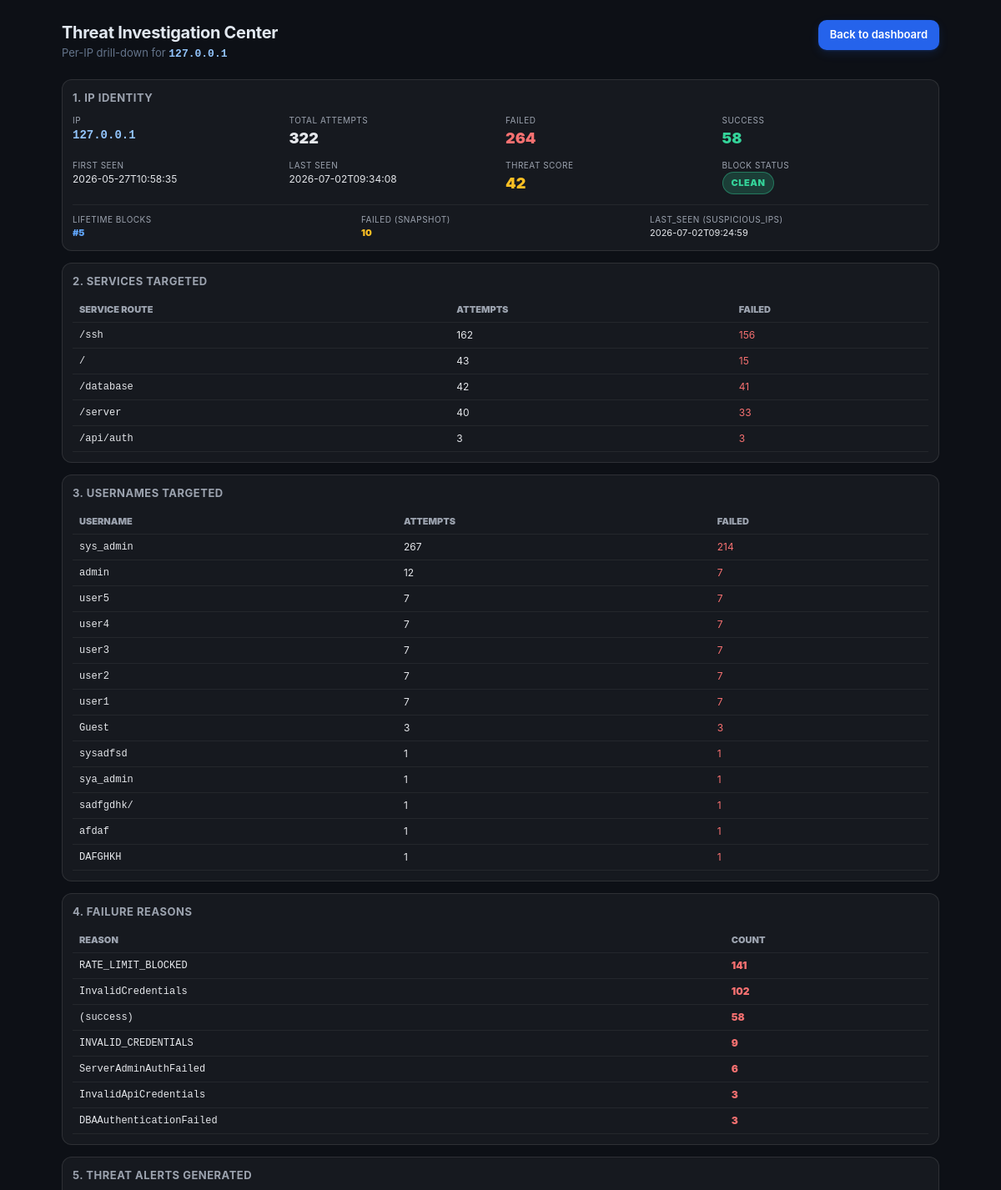
The page /dashboard/ip/127.0.0.1 (signed in, upper part) on the database its author committed.
### tables this page shows
CREATE TABLE suspicious_ips (
                id INTEGER PRIMARY KEY AUTOINCREMENT,
                ip TEXT NOT NULL UNIQUE,
                failed_attempts INTEGER NOT NULL DEFAULT 0,
                threat_score INTEGER NOT NULL DEFAULT 0,
                blocked_until TEXT,
                last_seen TEXT NOT NULL,
                blocked_count INTEGER NOT NULL DEFAULT 0
            );

CREATE TABLE login_attempts (
            id INTEGER PRIMARY KEY AUTOINCREMENT,
            created_at TEXT NOT NULL,
            ip TEXT NOT NULL,
            username TEXT NOT NULL,
            success INTEGER NOT NULL,
            failure_reason TEXT,
            is_honeypot_target INTEGER NOT NULL DEFAULT 1
        , service_route TEXT, request_path TEXT, event_type TEXT);

### app/dashboard_routes.py (the view)
    @app.route("/dashboard/ip/<ip>", methods=["GET"])
    def ip_investigation_route(ip: str):
        if not session.get("logged_in"):
            return redirect(url_for("login"))
        summary = fetch_ip_summary(ip)
        block_record = fetch_ip_block_record(ip)
        services = fetch_ip_services_targeted(ip)
        usernames = fetch_ip_usernames_targeted(ip)
        reasons = fetch_ip_failure_reasons(ip)
        alerts = fetch_ip_threat_alerts(ip, limit=50)
        activity = fetch_ip_recent_activity(ip, limit=50)
        if (
            summary.get("total", 0) == 0
            and not block_record
            and len(alerts) == 0
        ):
            return render_template("ip_not_found.html", ip=ip), 404
        _now = now_iso()
        is_blocked = ip_is_currently_blocked(ip, _now)
        from datetime import datetime, timezone
        generated_at = datetime.now(timezone.utc).strftime("%Y-%m-%d %H:%M:%S UTC")
        return render_template(
            "ip_investigation.html",
            ip=ip,
            summary=summary,
            block_record=block_record,
            is_blocked=is_blocked,
            services=services,
            usernames=usernames,
            reasons=reasons,
            alerts=alerts,
            activity=activity,
            generated_at=generated_at,
        )

### app/attacks_db.py (called while the page is built)
def get_connection() -> sqlite3.Connection:
    os.makedirs(os.path.dirname(DB_PATH), exist_ok=True)
    conn = sqlite3.connect(DB_PATH, check_same_thread=False)
    conn.row_factory = sqlite3.Row
    return conn

def init_attacks_db() -> None:
    conn = get_connection()
    cur = conn.cursor()
    cur.execute(
        """
        CREATE TABLE IF NOT EXISTS attacks (
            id INTEGER PRIMARY KEY AUTOINCREMENT,
            username TEXT NOT NULL,
            ip TEXT NOT NULL,
            login_status TEXT NOT NULL,
            threat_level TEXT NOT NULL,
            timestamp TEXT NOT NULL
        );
        """
    )
    cur.execute("CREATE INDEX IF NOT EXISTS idx_attacks_ip ON attacks(ip);")
    cur.execute("CREATE INDEX IF NOT EXISTS idx_attacks_timestamp ON attacks(timestamp);")
    conn.commit()
    conn.close()

def fetch_ip_block_record(ip: str) -> dict | None:
    conn = get_connection()
    try:
        cur = conn.cursor()
        cur.execute(
            """
            SELECT ip, failed_attempts, threat_score,
                   blocked_until, last_seen, blocked_count
            FROM suspicious_ips
            WHERE ip = ?
            """,
            (ip,),
        )
        row = cur.fetchone()
        return dict(row) if row else None
    finally:
        conn.close()

def fetch_ip_services_targeted(ip: str) -> list[dict]:
    conn = get_connection()
    try:
        cur = conn.cursor()
        cur.execute(
            """
            SELECT service_route,
                   COUNT(*) AS attempts,
                   SUM(CASE WHEN success = 0 THEN 1 ELSE 0 END) AS failed
            FROM login_attempts
            WHERE ip = ? AND service_route IS NOT NULL
            GROUP BY service_route
            ORDER BY attempts DESC
            """,
            (ip,),
        )
        return [dict(r) for r in cur.fetchall()]
    finally:
        conn.close()

def fetch_ip_usernames_targeted(ip: str) -> list[dict]:
    conn = get_connection()
    try:
        cur = conn.cursor()
        cur.execute(
            """
            SELECT username,
                   COUNT(*) AS attempts,
                   SUM(CASE WHEN success = 0 THEN 1 ELSE 0 END) AS failed
            FROM login_attempts
            WHERE ip = ?
            GROUP BY username
            ORDER BY attempts DESC
            """,
            (ip,),
        )
        return [dict(r) for r in cur.fetchall()]
    finally:
        conn.close()

### app/rate_limit_db.py (called while the page is built)
def now_iso() -> str:
    return _utc_now_iso()

### templates/ip_investigation.html (shortened to what this page needs)
<!DOCTYPE html>
<html lang="en">
  <head>
    <link rel="stylesheet" href="/static/dashboard.css" />
  </head>
  <body>
    <div class="page">
      <main class="main" style="max-width: 1100px; margin: 0 auto; padding: 24px;">
        <div class="topbar" style="margin-bottom: 20px;">
          <div>
            <h1 class="h1">Threat Investigation Center</h1>
            <div class="muted">Per-IP drill-down for <span class="inv-ip-mono" style="font-weight:900;">{{ ip }}</span></div>
          </div>
          <a class="btn" href="/dashboard">Back to dashboard</a>
        </div>
        <div class="inv-card">
          <h3>1. IP Identity</h3>
          <div style="display: grid; grid-template-columns: repeat(4, 1fr); gap: 12px; font-size: 12px;">
            <div>
              <div style="color: #9ca3af; font-size: 10px; text-transform: uppercase; letter-spacing: 0.5px;">IP</div>
              <div class="inv-ip-mono" style="font-weight:900; font-size: 14px;">{{ ip }}</div>
            </div>
            <div>
              <div style="color: #9ca3af; font-size: 10px; text-transform: uppercase; letter-spacing: 0.5px;">Total attempts</div>
              <div style="color: #e5e7eb; font-weight: 900; font-size: 18px;">{{ summary.total }}</div>
            </div>
            <div>
              <div style="color: #9ca3af; font-size: 10px; text-transform: uppercase; letter-spacing: 0.5px;">Failed</div>
              <div style="color: #f87171; font-weight: 900; font-size: 18px;">{{ summary.failed }}</div>
            </div>
            <div>
              <div style="color: #9ca3af; font-size: 10px; text-transform: uppercase; letter-spacing: 0.5px;">Success</div>
              <div style="color: #34d399; font-weight: 900; font-size: 18px;">{{ summary.success_count }}</div>
            </div>
            <div>
              <div style="color: #9ca3af; font-size: 10px; text-transform: uppercase; letter-spacing: 0.5px;">First seen</div>
              <div style="color: #e5e7eb; font-size: 12px;">{{ (summary.first_seen or '-')[:19] }}</div>
            </div>
            <div>
              <div style="color: #9ca3af; font-size: 10px; text-transform: uppercase; letter-spacing: 0.5px;">Last seen</div>
              <div style="color: #e5e7eb; font-size: 12px;">{{ (summary.last_seen or '-')[:19] }}</div>
            </div>
            <div>
              <div style="color: #9ca3af; font-size: 10px; text-transform: uppercase; letter-spacing: 0.5px;">Threat score</div>
              <div style="color: #fbbf24; font-weight: 900; font-size: 18px;">
                {% if block_record %}{{ block_record.threat_score }}{% else %}0{% endif %}
              </div>
            </div>
            <div>
              <div style="color: #9ca3af; font-size: 10px; text-transform: uppercase; letter-spacing: 0.5px;">Block status</div>
              {% if is_blocked %}
                <div><span class="inv-status blocked">BLOCKED</span></div>
                <div style="color: #9ca3af; font-size: 10px; margin-top: 4px;">until {{ (block_record.blocked_until or '-')[:19] }}</div>
              {% else %}
                <div><span class="inv-status clean">CLEAN</span></div>
              {% endif %}
            </div>
          </div>
          {% if block_record %}
          <div style="margin-top: 12px; padding-top: 10px; border-top: 1px solid rgba(255,255,255,0.06); display: grid; grid-template-columns: repeat(3, 1fr); gap: 12px; font-size: 11px;">
            <div>
              <div style="color: #9ca3af; font-size: 10px; text-transform: uppercase; letter-spacing: 0.5px;">Lifetime blocks</div>
              <div style="color: #60a5fa; font-weight: 900;">#{{ block_record.blocked_count }}</div>
            </div>
            <div>
              <div style="color: #9ca3af; font-size: 10px; text-transform: uppercase; letter-spacing: 0.5px;">Failed (snapshot)</div>
              <div style="color: #fbbf24; font-weight: 900;">{{ block_record.failed_attempts }}</div>
            </div>
            <div>
              <div style="color: #9ca3af; font-size: 10px; text-transform: uppercase; letter-spacing: 0.5px;">last_seen (suspicious_ips)</div>
              <div style="color: #e5e7eb;">{{ (block_record.last_seen or '-')[:19] }}</div>
            </div>
          </div>
          {% endif %}
        </div>
        <div class="inv-card">
          <h3>2. Services Targeted</h3>
          {% if services|length > 0 %}
            <table class="inv-table">
              <thead>
                <tr><th>Service route</th><th>Attempts</th><th>Failed</th></tr>
              </thead>
              <tbody>
                {% for s in services %}
                  <tr>
                    <td class="inv-ip-mono">{{ s.service_route }}</td>
                    <td>{{ s.attempts }}</td>
                    <td style="color: #f87171;">{{ s.failed }}</td>
                  </tr>
                {% endfor %}
              </tbody>
            </table>
          {% else %}
            <div class="inv-empty">No services targeted by this IP.</div>
          {% endif %}
        </div>
        <div class="inv-card">
          <h3>3. Usernames Targeted</h3>
          {% if usernames|length > 0 %}
            <table class="inv-table">
              <thead>
                <tr><th>Username</th><th>Attempts</th><th>Failed</th></tr>
              </thead>
              <tbody>
                {% for u in usernames %}
                  <tr>
                    <td class="inv-ip-mono">{{ u.username }}</td>
                    <td>{{ u.attempts }}</td>
                    <td style="color: #f87171;">{{ u.failed }}</td>
                  </tr>
                {% endfor %}
              </tbody>
            </table>
          {% else %}
            <div class="inv-empty">No usernames targeted by this IP.</div>
          {% endif %}
        </div>
        <div class="inv-card">
          <h3>4. Failure Reasons</h3>
          {% if reasons|length > 0 %}
            <table class="inv-table">
              <thead>
                <tr><th>Reason</th><th>Count</th></tr>
              </thead>
              <tbody>
                {% for r in reasons %}
                  <tr>
                    <td class="inv-ip-mono" title="{{ r.reason }}">{{ r.reason }}</td>
                    <td style="color: #f87171; font-weight: 900;">{{ r.n }}</td>
                  </tr>
                {% endfor %}
              </tbody>
            </table>
          {% else %}
            <div class="inv-empty">No failure reasons recorded for this IP.</div>
          {% endif %}
        </div>
        <div class="inv-card">
          <h3>5. Threat Alerts Generated</h3>
        </div>
      </main>
    </div>
  </body>
</html>

### static/dashboard.css (style rules this page uses)
:root { --bg-page: #0d1016; --bg-sidebar: #0a0d13; --bg-surface: rgba(255, 255, 255, 0.04); --bg-surface-2: rgba(255, 255, 255, 0.06); --bg-inset: rgba(0, 0, 0, 0.20); --accent: #2563eb; --accent-hover: #1d4ed8; --accent-dim: rgba(37, 99, 235, 0.12); --accent-border: rgba(37, 99, 235, 0.28); --accent-text: #93c5fd; --color-green: #34d399; --color-green-dim: rgba(52, 211, 153, 0.12); --color-green-border: rgba(52, 211, 153, 0.30); --color-yellow: #fbbf24; --color-yellow-dim: rgba(251, 191, 36, 0.10); --color-yellow-border: rgba(251, 191, 36, 0.28); --color-red: #f87171; --color-red-dim: rgba(248, 113, 113, 0.10); --color-red-border: rgba(248, 113, 113, 0.28); --text: #e2e8f0; --text-muted: #64748b; --text-subtle: #94a3b8; --border: rgba(255, 255, 255, 0.08); --border-strong: rgba(255, 255, 255, 0.12); --radius-sm: 6px; --radius-md: 10px; --radius-lg: 14px; --radius-xl: 18px; --shadow-card: 0 1px 3px rgba(0,0,0,0.30), 0 4px 16px rgba(0,0,0,0.20); --shadow-btn: 0 1px 3px rgba(37,99,235,0.20), 0 4px 12px rgba(37,99,235,0.14); --font: 'Inter', -apple-system, BlinkMacSystemFont, 'Segoe UI', sans-serif; --transition: 150ms cubic-bezier(0.4, 0, 0.2, 1); }
*, *::before, *::after { box-sizing: border-box; margin: 0; padding: 0; }
html, body { height: 100%; }
body { font-family: var(--font); font-size: 14px; line-height: 1.5; color: var(--text); background: var(--bg-page); -webkit-font-smoothing: antialiased; -moz-osx-font-smoothing: grayscale; min-height: 100vh; }
.page { min-height: 100vh; display: flex; }
.main { flex: 1; padding: 24px 24px 48px; min-width: 0; }
.topbar { display: flex; justify-content: space-between; align-items: flex-start; gap: 16px; margin-bottom: 20px; }
.h1 { font-size: 20px; font-weight: 700; letter-spacing: -0.3px; color: var(--text); margin: 0; }
.muted { color: var(--text-muted); font-size: 13px; }
.btn { display: inline-flex; align-items: center; justify-content: center; text-decoration: none; font-family: var(--font); font-size: 13px; font-weight: 600; color: #ffffff; padding: 8px 14px; border-radius: var(--radius-md); background: var(--accent); border: none; cursor: pointer; box-shadow: var(--shadow-btn); transition: background var(--transition), box-shadow var(--transition), transform var(--transition); -webkit-appearance: none; white-space: nowrap; }

### templates/ip_investigation.html (style rules this page uses)
.inv-card { background: rgba(255,255,255,0.04); border: 1px solid rgba(255,255,255,0.10); border-radius: 12px; padding: 12px; margin-bottom: 14px; }
.inv-card h3 { margin: 0 0 10px 0; font-size: 13px; color: #9ca3af; letter-spacing: 0.5px; text-transform: uppercase; }
.inv-table { width: 100%; border-collapse: collapse; font-size: 12px; }
.inv-table th, .inv-table td { padding: 6px 8px; text-align: left; border-bottom: 1px solid rgba(255,255,255,0.06); }
.inv-table th { color: #9ca3af; font-weight: 900; font-size: 11px; text-transform: uppercase; }
.inv-table td { color: #e5e7eb; }
.inv-status { display: inline-block; padding: 4px 10px; border-radius: 999px; font-weight: 900; font-size: 11px; letter-spacing: 0.5px; }
.inv-status.clean { background: rgba(52,211,153,0.20); color: #34d399; border: 1px solid rgba(52,211,153,0.40); }
.inv-ip-mono { font-family: ui-monospace, SFMono-Regular, Menlo, Monaco, Consolas, "Liberation Mono", "Courier New", monospace; color: #93c5fd; }

### rows shown on the page
suspicious_ips: threat_score "42", blocked_count "5", failed_attempts "10", last_seen "2026-07-02T09:24:59"
login_attempts: username "sysadfsd", attempts "1", failed "1"
login_attempts: username "sya_admin", attempts "1", failed "1"
login_attempts: username "sadfgdhk/", attempts "1", failed "1"
login_attempts: username "afdaf", attempts "1", failed "1"
login_attempts: username "DAFGHKH", attempts "1", failed "1"
login_attempts: reason "RATE_LIMIT_BLOCKED", n "141"

### other values the page prints
{{ ip }} "127.0.0.1"
{{ summary.total }} "322"
{{ summary.failed }} "264"
{{ summary.success_count }} "58"
{{ (summary.first_seen or '-')[:19] }} "2026-05-27T10:58:35"
{{ (summary.last_seen or '-')[:19] }} "2026-07-02T09:34:08"
{{ s.service_route }} "/ssh" "/" "/database" "/server" "/api/auth"
{{ s.attempts }} "162" "43" "42" "40" "3"
{{ s.failed }} "156" "15" "41" "33" "3"
{{ u.username }} "sys_admin" "admin" "user5" "user4" "user3" "user2" "user1" "Guest"
{{ u.attempts }} "267" "12" "7" "7" "7" "7" "7" "3"
{{ u.failed }} "214" "7" "7" "7" "7" "7" "7" "3"
{{ r.reason }} "InvalidCredentials" "(success)" "INVALID_CREDENTIALS" "ServerAdminAuthFailed" "InvalidApiCredentials" "DBAAuthenticationFailed"
{{ r.n }} "102" "58" "9" "6" "3" "3"
